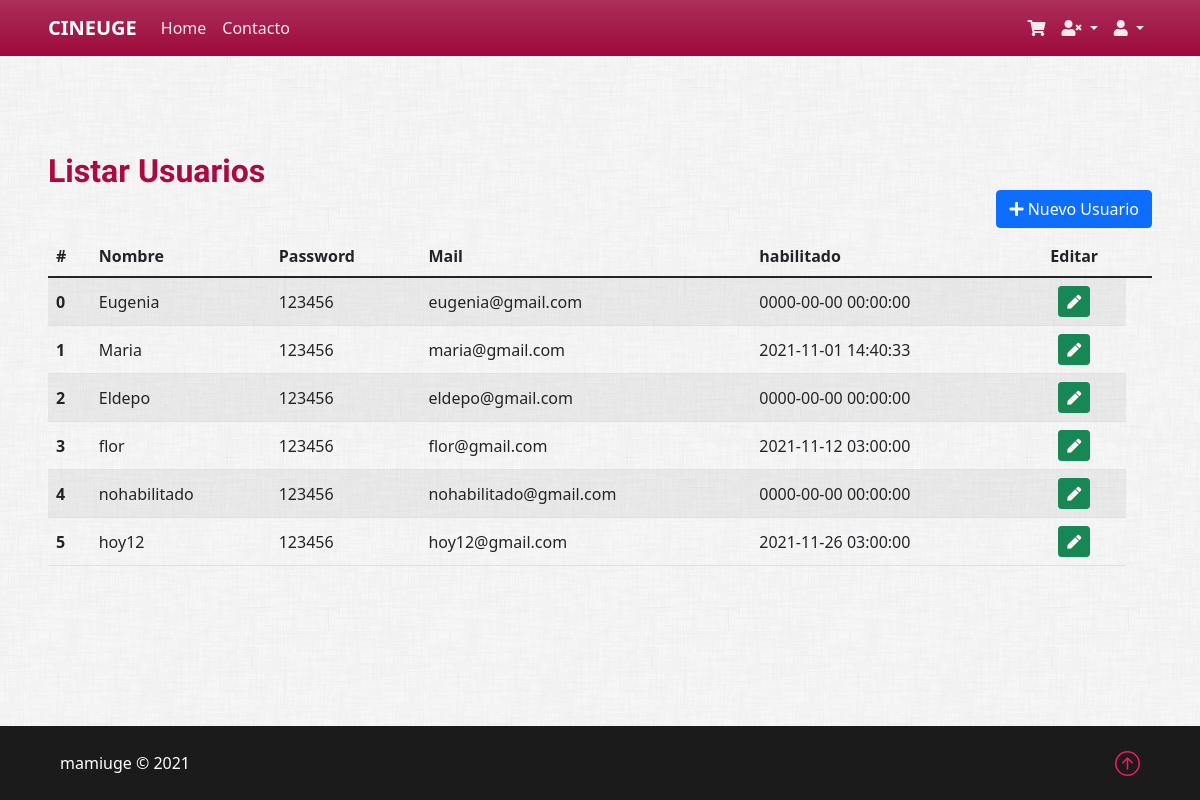
/vista/pages/usuario/listar.php, run on the app's committed database.
### tables this page shows
CREATE TABLE `usuario` (
  `idusuario` bigint(20) NOT NULL,
  `usnombre` varchar(50) NOT NULL,
  `uspass` int(11) NOT NULL,
  `usmail` varchar(50) NOT NULL,
  `usdeshabilitado` timestamp NULL DEFAULT NULL
);

### util/funciones.php (called while the page is built, shortened)
<?php
spl_autoload_register(function ($clase) {
	$directorys = array(
		$GLOBALS['ROOT'] . 'modelo/',
		$GLOBALS['ROOT'] . 'modelo/conector/',
		$GLOBALS['ROOT'] . 'control/',
		$GLOBALS['ROOT'] . 'vista/'
	);
});

### Modelo/Usuario.php (called while the page is built, shortened)
<?php
class Usuario
{
    private $idusuario;
    private $usnombre;
    private $uspass;
    private $usmail;
    private $usdeshabilitado;
    public function __construct()
    {
        $this->idusuario = "";
        $this->usnombre = "";
        $this->uspass = "";
        $this->usmail = "";
        $this->usdeshabilitado = "";
    }
    public function getidusuario()
    {
        return $this->idusuario;
    }
    public function setidusuario($valor)
    {
        $this->idusuario = $valor;
    }
    public function getusnombre()
    {
        return $this->usnombre;
    }
    public function setusnombre($valor)
    {
        $this->usnombre = $valor;
    }
    public function getuspass()
    {
        return $this->uspass;
    }
    public function setuspass($valor)
    {
        $this->uspass = $valor;
    }
    public function getusmail()
    {
        return $this->usmail;
    }
    public function setusmail($valor)
    {
        $this->usmail = $valor;
    }
    public function getusdeshabilitado()
    {
        return $this->usdeshabilitado;
    }
    public function setusdeshabilitado($valor)
    {
        $this->usdeshabilitado = $valor;
    }
    public static function listar($parametro = "")
    {
        $arreglo = array();
        $base = new BaseDatos();
        $sql = "SELECT * FROM Usuario ";
        if ($parametro != "") {
            $sql .= 'WHERE ' . $parametro;
        }
        $res = $base->Ejecutar($sql);
        if ($res > -1) {
            if ($res > 0) {
                while ($row = $base->Registro()) {
                    $obj = new Usuario();
                    $obj->setear($row['idusuario'], $row['usnombre'], $row['uspass'], $row['usmail'], $row['usdeshabilitado']);
                    array_push($arreglo, $obj);
                }
            }
        } else {
        }
        return $arreglo;
    }
}

### Modelo/conector/BaseDatos.php (called while the page is built, shortened)
<?php
class BaseDatos extends PDO
{
    private $indice;
    private $resultado;
    public function __construct()
    {
        $this->indice = 0;
    }
    public function setSQL($e)
    {
        return "\n" . $this->sql = $e;
    }
    public function Ejecutar($sql)
    {
        if (stristr($sql, "select")) {
            $resp =  $this->EjecutarSelect($sql);
        }
        return $resp;
    }
    private function EjecutarSelect($sql)
    {
        $cant = -1;
        $resultado = parent::query($sql);
        if (!$resultado) {
            $this->analizarDebug();
        } else {
            $arregloResult = $resultado->fetchAll();
            $cant = count($arregloResult);
        }
        return $cant;
    }
    public function Registro()
    {
        $filaActual = false;
        $indiceActual = $this->getIndice();
        if ($indiceActual >= 0) {
            $filas = $this->getResultado();
            if ($indiceActual < count($filas)) {
                $filaActual =  $filas[$indiceActual];
            } else {
                $this->setIndice(-1);
            }
        }
        return $filaActual;
    }
    private function setIndice($valor)
    {
        $this->indice = $valor;
    }
    private function getIndice()
    {
        return $this->indice;
    }
    private function setResultado($valor)
    {
        $this->resultado = $valor;
    }
    private function getResultado()
    {
        return $this->resultado;
    }
}

### Control/AbmUsuario.php (called while the page is built, shortened)
<?php
class AbmUsuario
{
    public function buscar($param)
    {
        $where = " true ";
        $arreglo = Usuario::listar($where);
        return $arreglo;
    }
}

### vista/pages/usuario/listar.php (the view, shortened to what this page needs)
<?php
include_once("../../estructura/cabecera.php");
$objAbmUsuario = new AbmUsuario();
$listaUsuario = $objAbmUsuario->buscar(null);
?>
<h2 class="mt-5">Listar Usuarios</h2>
 <div class="mb-2 d-flex justify-content-end">
    <a class="btn btn-primary" href="nuevo.php" role="button"><i class="fas fa-plus"></i> Nuevo Usuario</a>
  </div>
<div class="row mb-5" id="">
  <form id="Usuario"  name="Usuario" method="POST" action="editar.php" data-toggle="validator">
    <div class="table-responsive">
      <table class="table table-striped">
        <thead>
          <tr>
            <th scope="">#</th>
            <th scope="col">Nombre</th>
            <th scope="col">Password</th>
            <th scope="col">Mail</th>
            <th scope="col">habilitado</th>
            <th scope="col" class='text-center'>Editar <th>
          </tr>
        </thead>
        <?php
        if (count($listaUsuario) > 0) {
          echo '<tbody>';
          foreach ($listaUsuario as $objAbmUsuario) {
             $id =  $objAbmUsuario->getidusuario();
            echo '<tr class="align-middle">';
            echo '<th scope="row">' . $id. '</th>';
            echo '<td>' . $objAbmUsuario->getusnombre() .  '</td>';
            echo '<td>' . $objAbmUsuario->getuspass() .    '</td>';
            echo '<td>' . $objAbmUsuario->getusmail() .  '</td>';
            echo '<td>' . $objAbmUsuario->getusdeshabilitado() .'</td>';
            echo "<td  class='text-center'>
                   <button type='submit' class='btn btn-success btn-sm' value=".$id." name='accion' id='accion'>
                   <i class='fa fa-pen'> </i>
                   </button>
                   ";
          }
          echo '</tbody>';
          echo '</table>';
        }
        ?>
    </div>
  </form>
</div>
<?php
include_once("../../estructura/pie.php");
?>

### vista/estructura/cabecera.php (shortened to what this page needs)
<!DOCTYPE html>
<html lang="es">
<head>
    <link rel="stylesheet" href="../../css/bootstrap/5.1.3/bootstrap.min.css">
    <link rel="stylesheet" href="../../css/bootstrap/5.1.3/bootstrapValidator.min.css">
    <link type="text/css" rel="stylesheet" href="../../css/estilos.css" />
</head>
<body>
    <nav class="navbar navbar-expand-lg navbar-dark bg-nav bg-gradient">
        <div class="container-fluid px-lg-5 px-3">
            <span class="navbar-brand fw-bold text-uppercase mb-0">CineUge</span>
            <div class="collapse navbar-collapse" id="navbarSupportedContent">
                <ul class="navbar-nav me-auto mb-2 mb-lg-0">
                    <li class="nav-item">
                        <a class="nav-link" aria-current="page" href="../../home/home/index.php">
                            <span>Home</span>
                        </a>
                    </li>
                    <li class="nav-item">
                        <a class="nav-link" aria-current="page" href="../../home/home/contacto.php">
                            <span>Contacto</span>
                        </a>
                    </li>
                </ul>
                <ul class="navbar-nav d-flex">
                    <li class="nav-item">
                        <a class="nav-link" href="../../pages/cliente/carrito.php" role="button" aria-haspopup="true" aria-expanded="false">
                            <i class="fas fa-shopping-cart"></i> <span class="d-lg-none">Carrito</span>
                        </a>
                    </li>
                    <li class="nav-item dropdown">
                        <a class="nav-link dropdown-toggle" href="#" id="navbarDropdown-Visitante" role="button" data-bs-toggle="dropdown" aria-expanded="false">
                            <i class="fas fa-user-times"></i> <span class="d-lg-none">Usuario</span>
                        </a>
                    </li>
                    <li class="nav-item dropdown">
                        <a class="nav-link dropdown-toggle" href="#" id="navbarDropdown-Usuario" role="button" data-bs-toggle="dropdown" aria-expanded="false">
                            <i class="fas fa-user"></i> <span class="d-lg-none">Usuario</span>
                        </a>
                    </li>
                </ul>
            </div>
        </div>
    </nav>
    <div class="container-fluid">
        <div class="row">
            <main role="main" class="mx-auto my-5 px-md-5">

### vista/estructura/pie.php (shortened to what this page needs)
</main>
</div>
</div>
<footer class="pt-4 pb-2 text-center mt-auto">
    <div class="row align-items-center mx-md-5 mx-2">
        <p class="col-8 col-sm-10 text-start">mamiuge © 2021</p>
        <p class="col text-end">
            <a href="#"></a>
        </p>
    </div>
</footer>
</body>
</html>

### vista/css/estilos.css (style rules this page uses)
body { min-height: 100vh; display: flex; flex-direction: column; background-image: url("../img/dust_scratches.png"); background-color: transparent; }
h1, h2, h3, h4, h5, h6 { margin: 0; font-family: "Kufam"; font-weight: 600; color: #ab0a41; }
.bg-nav { background-color: #9d0a3c; }
footer { color: #fff; background-color: #1b1b1b; }
footer a { color: #e91e63; text-decoration: none; }
.navbar-dark .navbar-nav .nav-link { color: rgba(255, 255, 255, 0.9); }
.table-responsive { white-space: nowrap; }

### data on the page
usuario: idusuario "0", usnombre "Eugenia", uspass "123456", usmail "eugenia@gmail.com", usdeshabilitado "0000-00-00 00:00:00"
usuario: idusuario "1", usnombre "Maria", uspass "123456", usmail "maria@gmail.com", usdeshabilitado "2021-11-01 14:40:33"
usuario: idusuario "2", usnombre "Eldepo", uspass "123456", usmail "eldepo@gmail.com", usdeshabilitado "0000-00-00 00:00:00"
usuario: idusuario "3", usnombre "flor", uspass "123456", usmail "flor@gmail.com", usdeshabilitado "2021-11-12 03:00:00"
usuario: idusuario "4", usnombre "nohabilitado", uspass "123456", usmail "nohabilitado@gmail.com", usdeshabilitado "0000-00-00 00:00:00"
usuario: idusuario "5", usnombre "hoy12", uspass "123456", usmail "hoy12@gmail.com", usdeshabilitado "2021-11-26 03:00:00"
